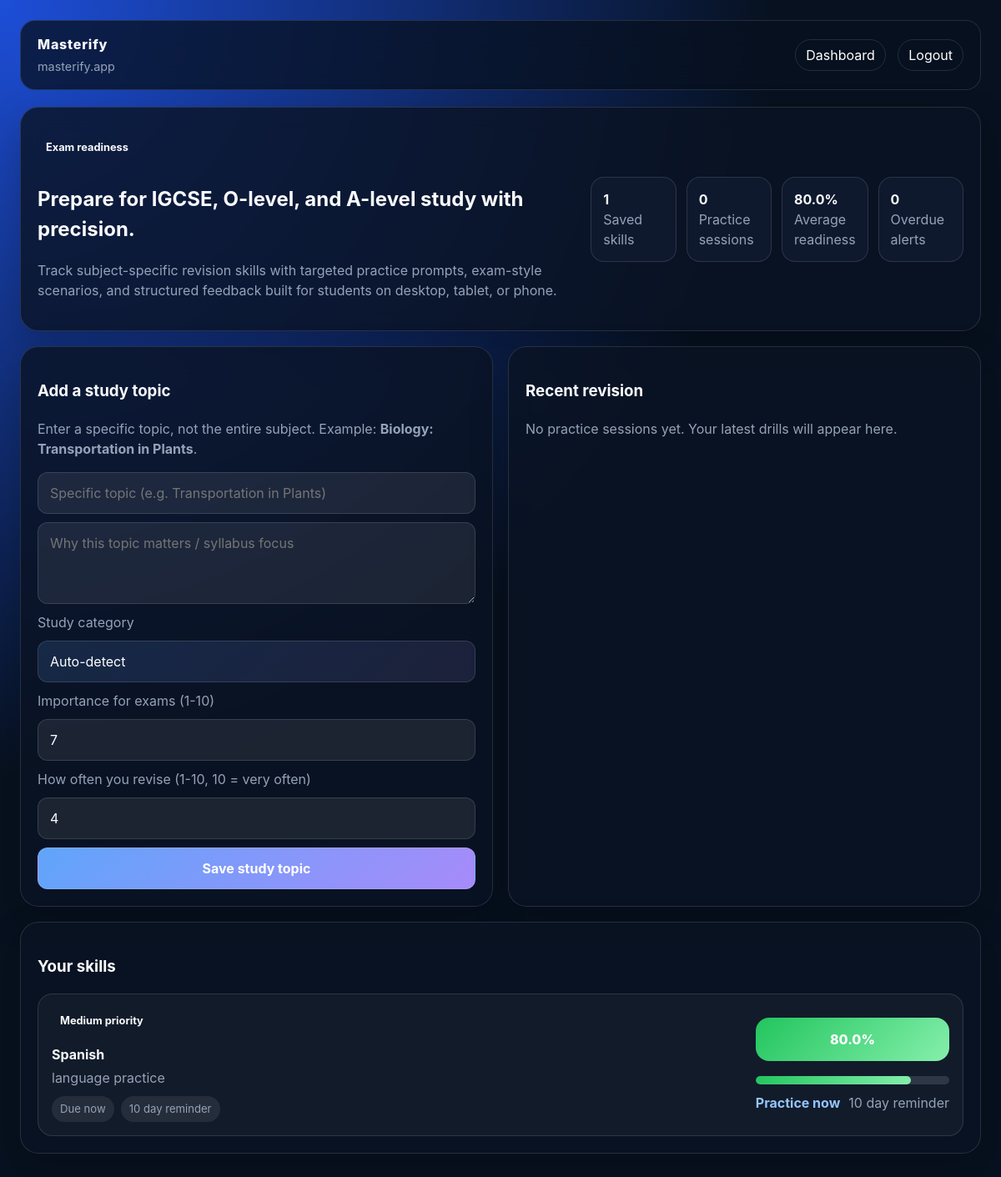
/dashboard (signed in), run on the app's committed database.
### tables this page shows
CREATE TABLE skills (
                id INTEGER PRIMARY KEY AUTOINCREMENT,
                user_id INTEGER NOT NULL,
                name TEXT NOT NULL,
                context TEXT NOT NULL,
                importance REAL NOT NULL,
                usage_frequency REAL NOT NULL,
                readiness REAL NOT NULL,
                days_since_practice INTEGER NOT NULL,
                reminder_days INTEGER NOT NULL,
                category TEXT DEFAULT 'Other',
                last_practiced_at TEXT,
                next_review_at TEXT,
                created_at TEXT NOT NULL,
                FOREIGN KEY(user_id) REFERENCES users(id)
            );

### app.py (the view)
@app.route("/dashboard")
@login_required
def index():
    user = current_user()
    conn = get_db()
    skills = conn.execute(
        "SELECT * FROM skills WHERE user_id = ? ORDER BY importance DESC, readiness ASC",
        (user["id"],),
    ).fetchall()
    practice_logs = conn.execute(
        """
        SELECT practice_logs.*, skills.name AS skill_name
        FROM practice_logs
        JOIN skills ON skills.id = practice_logs.skill_id
        WHERE practice_logs.user_id = ?
        ORDER BY practice_logs.practiced_at DESC
        LIMIT 6
        """,
        (user["id"],),
    ).fetchall()
    formatted_skills = []
    for skill in skills:
        skill_data = dict(skill)
        skill_data["current_readiness"] = round(projected_readiness(skill_data, skill_data["days_since_practice"]), 1)
        skill_data["priority_label"] = get_priority_label(skill_data)
        skill_data["next_review_text"] = get_next_review_text(skill_data)
        skill_data["is_overdue"] = is_overdue(skill_data)
        skill_data["gradient"] = get_readiness_gradient(skill_data["current_readiness"])
        formatted_skills.append(skill_data)
    total_practices = conn.execute("SELECT COUNT(*) AS count FROM practice_logs WHERE user_id = ?", (user["id"],)).fetchone()["count"]
    avg_readiness = round(sum(skill["current_readiness"] for skill in formatted_skills) / len(formatted_skills), 1) if formatted_skills else 0.0
    overdue_count = sum(1 for skill in formatted_skills if skill["is_overdue"])
    conn.close()
    return render_template(
        "index.html",
        skills=formatted_skills,
        stats={
            "total_skills": len(formatted_skills),
            "total_practices": total_practices,
            "avg_readiness": avg_readiness,
            "overdue_count": overdue_count,
        },
        recent_sessions=practice_logs,
    )

### app.py (called while the page is built)
@app.context_processor
def inject_app_context():
    return {"app_name": APP_NAME, "app_domain": APP_DOMAIN}

@app.before_request
def refresh_permanent_session():
    if session.get("user_id"):
        session.permanent = True

@app.after_request
def set_security_headers(response):
    response.headers.setdefault("X-Content-Type-Options", "nosniff")
    response.headers.setdefault("X-Frame-Options", "DENY")
    return response

def current_user():
    user_id = session.get("user_id")
    if not user_id:
        return None
    conn = get_db()
    user = conn.execute("SELECT * FROM users WHERE id = ?", (user_id,)).fetchone()
    conn.close()
    return dict(user) if user else None

def clamp(value, low, high):
    return max(low, min(high, value))

def calculate_risk_weight(skill):
    importance_factor = skill["importance"] / 10.0
    usage_factor = (10.0 - skill["usage_frequency"]) / 10.0
    return 1.0 + (importance_factor * 0.8) + (usage_factor * 0.7)

def projected_readiness(skill, days_since_last_practice):
    risk = calculate_risk_weight(skill)
    decay_rate = 0.05 * risk
    projected = skill["readiness"] * math.exp(-decay_rate * days_since_last_practice)
    return clamp(projected, 0.0, 100.0)

def get_readiness_gradient(readiness):
    if readiness < 40:
        return "linear-gradient(135deg, #ef4444 0%, #fb923c 100%)"
    if readiness < 70:
        return "linear-gradient(135deg, #f59e0b 0%, #fde68a 100%)"
    return "linear-gradient(135deg, #22c55e 0%, #86efac 100%)"

def get_priority_label(skill):
    if skill["importance"] >= 8:
        return "High priority"
    if skill["importance"] >= 5:
        return "Medium priority"
    return "Steady"

def is_overdue(skill):
    if not skill["next_review_at"]:
        return False
    try:
        next_review = datetime.fromisoformat(skill["next_review_at"])
    except ValueError:
        return False
    return datetime.utcnow() > next_review and skill["readiness"] < 70

def get_next_review_text(skill):
    if skill["next_review_at"]:
        try:
            due = datetime.fromisoformat(skill["next_review_at"])
            delta = (due - datetime.utcnow()).days
            if delta <= 0:
                return "Due now"
            return f"Due in {delta} day{'s' if delta != 1 else ''}"
        except ValueError:
            pass
    return "No review scheduled"

### templates/index.html (shortened to what this page needs)
{% extends 'base.html' %}
{% block content %}
<div class="card hero">
  <div>
    <p class="pill">Exam readiness</p>
    <h2>Prepare for IGCSE, O-level, and A-level study with precision.</h2>
    <p class="muted">Track subject-specific revision skills with targeted practice prompts, exam-style scenarios, and structured feedback built for students on desktop, tablet, or phone.</p>
  </div>
  <div class="stats-grid">
    <div class="stat">
      <strong>{{ stats.total_skills }}</strong>
      <div class="muted">Saved skills</div>
    </div>
    <div class="stat">
      <strong>{{ stats.total_practices }}</strong>
      <div class="muted">Practice sessions</div>
    </div>
    <div class="stat">
      <strong>{{ stats.avg_readiness }}%</strong>
      <div class="muted">Average readiness</div>
    </div>
    <div class="stat">
      <strong>{{ stats.overdue_count }}</strong>
      <div class="muted">Overdue alerts</div>
    </div>
  </div>
</div>
<div class="grid-2">
  <div class="card">
    <h3>Add a study topic</h3>
    <p class="muted">Enter a specific topic, not the entire subject. Example: <strong>Biology: Transportation in Plants</strong>.</p>
    <form action="{{ url_for('add_skill') }}" method="post">
      <input name="name" placeholder="Specific topic (e.g. Transportation in Plants)" required>
      <textarea name="context" placeholder="Why this topic matters / syllabus focus" rows="3" required></textarea>
      <label class="muted">Study category</label>
      <select name="category">
        <option value="">Auto-detect</option>
      </select>
      <label class="muted">Importance for exams (1-10)</label>
      <input type="number" name="importance" min="1" max="10" value="7">
      <label class="muted">How often you revise (1-10, 10 = very often)</label>
      <input type="number" name="usage_frequency" min="1" max="10" value="4">
      <button type="submit">Save study topic</button>
    </form>
  </div>
  <div class="card">
    <h3>Recent revision</h3>
    {% if recent_sessions %}
      <table class="table">
        <thead>
          <tr><th>Skill</th><th>Score</th><th>When</th></tr>
        </thead>
        <tbody>
          {% for session in recent_sessions %}
            <tr>
              <td><a href="{{ url_for('revision_detail', log_id=session.id) }}" style="color: #93c5fd; text-decoration: none;">{{ session.skill_name }}</a></td>
              <td>{{ session.score|round(1) }}%</td>
              <td>{{ session.practiced_at[:10] }}</td>
              <td><a href="{{ url_for('revision_detail', log_id=session.id) }}" style="color: #93c5fd; text-decoration: none;">View</a></td>
            </tr>
          {% endfor %}
        </tbody>
      </table>
    {% else %}
      <p class="muted">No practice sessions yet. Your latest drills will appear here.</p>
    {% endif %}
  </div>
</div>
<div class="card">
  <h3>Your skills</h3>
  {% if skills %}
    <div class="skill-list">
      {% for skill in skills %}
        <div class="skill-item {% if skill.is_overdue %}overdue{% endif %}">
          <div class="skill-main">
            <span class="pill">{{ skill.priority_label }}</span>
            <h4 style="margin: 4px 0;">{{ skill.name }}</h4>
            <p class="muted" style="margin: 0;">{{ skill.context }}</p>
            <div class="skill-meta-row">
              <span class="helper-pill">{{ skill.next_review_text }}</span>
              <span class="helper-pill">{{ skill.reminder_days }} day reminder</span>
            </div>
          </div>
          <div class="skill-side">
            <div class="readiness-badge" style="background: {{ skill.gradient }};">{{ skill.current_readiness }}%</div>
            <div class="progress-track">
              <div class="progress-fill" style="width: {{ skill.current_readiness }}%; background: {{ skill.gradient }};"></div>
            </div>
            <div class="skill-actions">
              <a class="practice-link" href="{{ url_for('practice', skill_id=skill.id) }}">Practice now</a>
              <span class="muted">{{ skill.reminder_days }} day reminder</span>
            </div>
          </div>
        </div>
      {% endfor %}
    </div>
  {% else %}
    <p class="muted">No skills saved yet. Start by adding one above.</p>
  {% endif %}
</div>
{% endblock %}

### templates/base.html (style rules this page uses)
:root { --bg: #07111f; --panel: rgba(10, 19, 35, 0.8); --panel-strong: rgba(16, 27, 47, 0.95); --text: #f8fafc; --muted: #94a3b8; --accent: #60a5fa; --accent-2: #a78bfa; --border: rgba(255,255,255,0.12); }
* { box-sizing: border-box; }
body { margin: 0; font-family: Inter, "Segoe UI", Arial, sans-serif; color: var(--text); background: radial-gradient(circle at top left, #1d4ed8, var(--bg) 50%); min-height: 100dvh; min-height: 100vh; line-height: 1.5; overflow-x: hidden; }
.card { background: var(--panel); border: 1px solid var(--border); border-radius: 22px; padding: 20px; box-shadow: 0 18px 45px rgba(0,0,0,0.22); backdrop-filter: blur(14px); margin-bottom: 18px; }
.hero { display: grid; grid-template-columns: 1.3fr 0.9fr; gap: 18px; align-items: center; }
.stats-grid { display: grid; grid-template-columns: repeat(4, 1fr); gap: 12px; }
.stat { background: var(--panel-strong); border: 1px solid var(--border); padding: 14px; border-radius: 16px; }
form { display: grid; gap: 10px; }
input, textarea, select, button { font: inherit; padding: 12px 14px; border-radius: 12px; border: 1px solid var(--border); background: rgba(255,255,255,0.08); color: white; width: 100%; font-size: 16px; }
select { appearance: none; background: linear-gradient(135deg, rgba(96,165,250,0.15), rgba(167,139,250,0.12)); color: white; }
select option { background: #07111f; color: white; }
button, a { touch-action: manipulation; }
button { cursor: pointer; background: linear-gradient(135deg, var(--accent), var(--accent-2)); color: white; font-weight: 700; }
.skill-list { display: grid; gap: 14px; }
.skill-item { display: flex; justify-content: space-between; align-items: center; gap: 16px; padding: 16px; border-radius: 18px; background: rgba(255,255,255,0.04); border: 1px solid var(--border); }
.skill-main { flex: 1; min-width: 0; }
.skill-side { min-width: 220px; display: grid; gap: 10px; }
.skill-meta-row { display: flex; flex-wrap: wrap; gap: 8px; margin-top: 10px; }
.helper-pill { display: inline-flex; align-items: center; padding: 6px 10px; border-radius: 999px; background: rgba(255,255,255,0.08); color: var(--muted); font-size: 0.82rem; }
.skill-actions { display: flex; justify-content: space-between; align-items: center; gap: 10px; }
.practice-link { color: #93c5fd; font-weight: 700; text-decoration: none; }
.pill { display: inline-block; padding: 6px 10px; border-radius: 999px; font-size: 0.8rem; font-weight: 700; margin-bottom: 8px; }
.progress-track { width: 100%; height: 10px; border-radius: 999px; background: rgba(255,255,255,0.12); overflow: hidden; margin-top: 8px; }
.progress-fill { height: 100%; border-radius: inherit; }
.readiness-badge { min-width: 92px; padding: 14px; border-radius: 16px; color: white; font-weight: 800; text-align: center; }
.muted { color: var(--muted); }
.grid-2 { display: grid; grid-template-columns: 1fr 1fr; gap: 18px; }

### data on the page
skills: priority_label "Medium priority", name "Spanish", context "language practice", next_review_text "Due now", reminder_days "10", current_readiness "80.0"

### other printed values
{{ app_name }} "Masterify"
{{ app_domain }} "masterify.app"
{{ stats.total_skills }} "1"
{{ stats.total_practices }} "0"
{{ stats.avg_readiness }} "80.0"
{{ stats.overdue_count }} "0"
